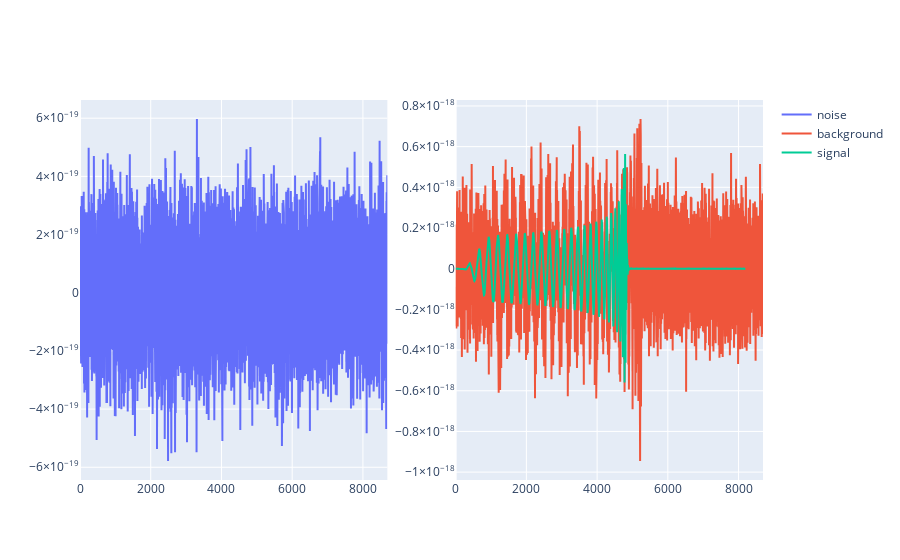

The notebook cell this image was saved under:
### Markdown cell above
Next let's visualise the two different types of time series that we wish to classify: one that is pure noise vs. one that is composed of noise plus an embedded gravitational wave signal:

### Code cell
import numpy as np
from plotly.subplots import make_subplots
import plotly.graph_objects as go

# get the index corresponding to the first pure noise time series
background_idx = np.argmin(labels)
# get the index corresponding to the first noise + gravitational wave time series
signal_idx = np.argmax(labels)

ts_noise = noisy_signals[background_idx]
ts_background = noisy_signals[signal_idx]
ts_signal = gw_signals[signal_idx]

fig = make_subplots(rows=1, cols=2)

fig.add_trace(
    go.Scatter(x=list(range(len(ts_noise))), y=ts_noise, mode="lines", name="noise"),
    row=1,
    col=1,
)

fig.add_trace(
    go.Scatter(
        x=list(range(len(ts_background))),
        y=ts_background,
        mode="lines",
        name="background",
    ),
    row=1,
    col=2,
)

fig.add_trace(
    go.Scatter(x=list(range(len(ts_signal))), y=ts_signal, mode="lines", name="signal"),
    row=1,
    col=2,
)
fig.show()

### Figure 1 — Plotly figure (JSON) as saved in the notebook; plotly's stock layout.template omitted (floating-point values rounded to 4 significant figures; data arrays with more than 128 entries replaced by an {"elided": "..."} marker saying what was removed)
{"data": [{"mode": "lines", "name": "noise", "type": "scatter", "x": {"elided": "8692 int values"}, "xaxis": "x", "y": {"elided": "8692 float values"}, "yaxis": "y"}, {"mode": "lines", "name": "background", "type": "scatter", "x": {"elided": "8692 int values"}, "xaxis": "x2", "y": {"elided": "8692 float values"}, "yaxis": "y2"}, {"mode": "lines", "name": "signal", "type": "scatter", "x": {"elided": "8192 int values"}, "xaxis": "x2", "y": {"elided": "8192 float values"}, "yaxis": "y2"}], "layout": {"xaxis": {"anchor": "y", "domain": [0, 0.45]}, "xaxis2": {"anchor": "y2", "domain": [0.55, 1]}, "yaxis": {"anchor": "x", "domain": [0, 1]}, "yaxis2": {"anchor": "x2", "domain": [0, 1]}}}
